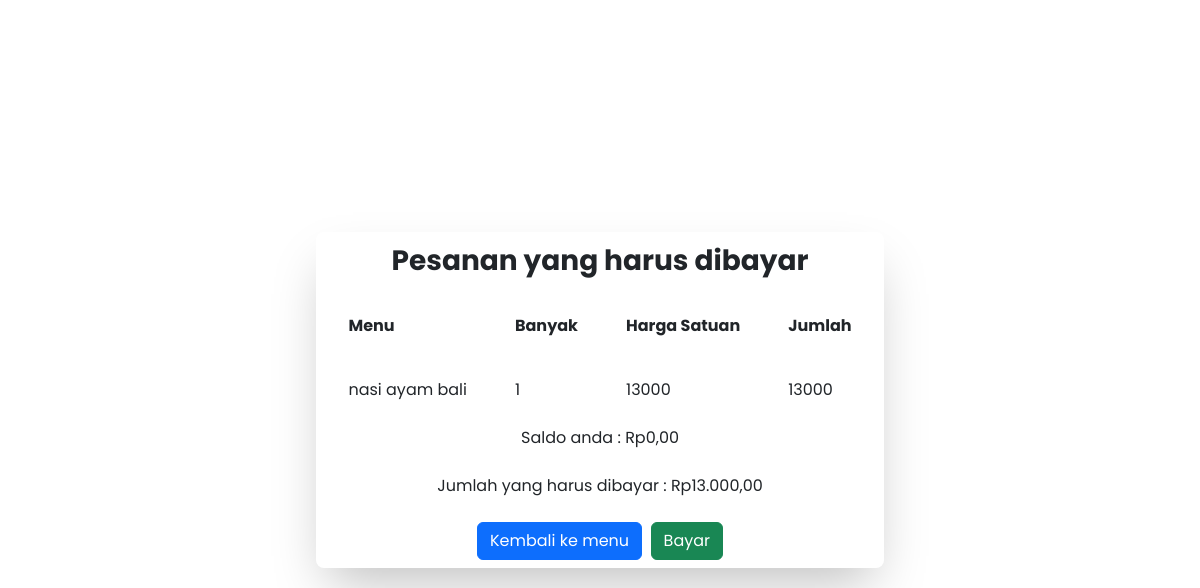
Page /src/menu_cart.php?id=-10 on the committed database.
### tables this page shows
CREATE TABLE `menu` (
  `id_menu` int(11) NOT NULL,
  `nama_menu` varchar(200) NOT NULL,
  `harga` bigint(20) NOT NULL,
  `images` varchar(500) NOT NULL
);

### src/menu_cart.php (the view, shortened to what this page needs)
<?php
require_once('dbLogin.php');
$id = $_GET['id'];
function rupiah($angka)
{
    $hasil_rupiah = "Rp" . number_format($angka, 2, ',', '.');
    return $hasil_rupiah;
}
?>
<!DOCTYPE html>
<html lang="en">
<head>
    <script src="https://cdn.tailwindcss.com"></script>
    <link href="https://cdn.jsdelivr.net/npm/bootstrap@5.2.1/dist/css/bootstrap.min.css" rel="stylesheet">
</head>
<body>
    <div class="d-flex">
        <div class=" d-flex justify-content-center align-items-center h-screen w-screen">
            <div>
                <div class="overflow-x-auto relative shadow-2xl sm:rounded-lg p-2">
                    <p class="fw-bold fs-3 text-center mb-3">Pesanan yang harus dibayar</p>
                    <table class="w-full text-md text-left">
                        <thead>
                            <tr>
                                <th scope="col" class="py-3 px-6">Menu</th>
                                <th scope="col" class="py-3 px-6">Banyak</th>
                                <th scope="col" class="py-3 px-6">Harga Satuan</th>
                                <th scope="col" class="py-3 px-6">Jumlah</th>
                            </tr>
                        </thead>
                        <tbody>
                            <?php
                            $jumlah_harga = 0;
                            if (is_array($_SESSION['cart'])) {
                                foreach ($_SESSION['cart'] as $id => $banyak) {
                                    $query = " SELECT * FROM menu WHERE id_menu='" . $id . "'";
                                    $result = $db->query($query);
                                    while ($row = $result->fetch_object()) {
                                        echo '<tr>';
                                        echo '<td class="py-4 px-6">' . $row->nama_menu . '</td>';
                                        echo '<td class="py-4 px-6">' . $banyak . '</td>';
                                        $harga = $row->harga;
                                        echo '<td class="py-4 px-6">' . $harga . '</td>';
                                        echo '<td class="py-4 px-6">' . $harga * $banyak . '</td></tr>';
                                        $jumlah_harga = $jumlah_harga + ($row->harga * $banyak);
                                    }
                                }
                            } else {
                                echo '<tr><td colspan="6" align="center">There is no item in shopping cart</td></tr>';
                            }
                            ?>
                        </tbody>
                    </table>
                    <div class="text-center"><?php echo 'Saldo anda : ' . rupiah($saldo) . '' ?></div><br>
                    <div class="text-center"><?php echo 'Jumlah yang harus dibayar : ' . rupiah($jumlah_harga) . '' ?></div><br>
                    <div class="d-flex justify-content-center item-align-center w-auto h-auto">
                        <a class="btn btn-primary" href="rumah.php">Kembali ke menu</a>&nbsp;&nbsp;
                        <a class="btn btn-success" href="success.php">Bayar</a>
                    </div>
                </div>
            </div>
        </div>
    </div>
</body>
</html>

### src/menu_cart.php (style rules this page uses)
* { font-family: 'Poppins', sans-serif; }

### rows in the picture
menu: nama_menu "nasi ayam bali", banyak "1", harga "13000", $harga*$banyak "13000"

### other values in the picture
rupiah($saldo) "Rp0,00"
rupiah($jumlah_harga) "Rp13.000,00"
